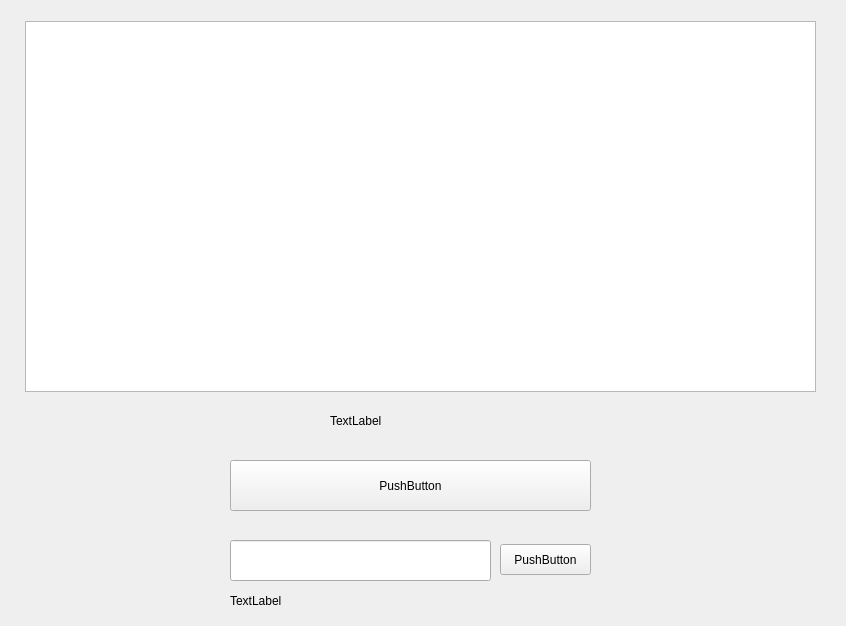
<?xml version="1.0" encoding="UTF-8"?>
<ui version="4.0">
 <class>Record_window</class>
 <widget class="QWidget" name="Record_window">
  <property name="geometry">
   <rect>
    <x>0</x>
    <y>0</y>
    <width>846</width>
    <height>626</height>
   </rect>
  </property>
  <property name="windowTitle">
   <string>PPG_Recorder</string>
  </property>
  <widget class="QGraphicsView" name="graphicsView">
   <property name="geometry">
    <rect>
     <x>25</x>
     <y>21</y>
     <width>791</width>
     <height>371</height>
    </rect>
   </property>
  </widget>
  <widget class="QPushButton" name="record_Button">
   <property name="geometry">
    <rect>
     <x>230</x>
     <y>460</y>
     <width>361</width>
     <height>51</height>
    </rect>
   </property>
   <property name="text">
    <string>PushButton</string>
   </property>
  </widget>
  <widget class="QLineEdit" name="filename_lineEdit">
   <property name="geometry">
    <rect>
     <x>230</x>
     <y>540</y>
     <width>261</width>
     <height>41</height>
    </rect>
   </property>
  </widget>
  <widget class="QPushButton" name="select_Button">
   <property name="geometry">
    <rect>
     <x>500</x>
     <y>544</y>
     <width>91</width>
     <height>31</height>
    </rect>
   </property>
   <property name="text">
    <string>PushButton</string>
   </property>
  </widget>
  <widget class="QLabel" name="foldername_label">
   <property name="geometry">
    <rect>
     <x>230</x>
     <y>590</y>
     <width>361</width>
     <height>21</height>
    </rect>
   </property>
   <property name="text">
    <string>TextLabel</string>
   </property>
  </widget>
  <widget class="QLabel" name="tIme_label">
   <property name="geometry">
    <rect>
     <x>330</x>
     <y>410</y>
     <width>171</width>
     <height>21</height>
    </rect>
   </property>
   <property name="text">
    <string>TextLabel</string>
   </property>
  </widget>
 </widget>
 <resources/>
 <connections/>
</ui>
